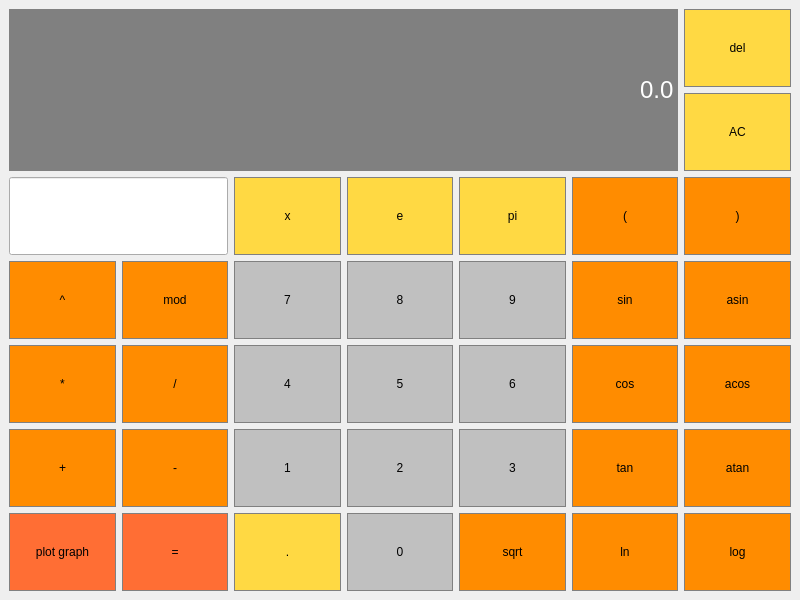
<?xml version="1.0" encoding="UTF-8"?>
<ui version="4.0">
 <class>MainWindow</class>
 <widget class="QMainWindow" name="MainWindow">
  <property name="geometry">
   <rect>
    <x>0</x>
    <y>0</y>
    <width>800</width>
    <height>600</height>
   </rect>
  </property>
  <property name="sizePolicy">
   <sizepolicy hsizetype="Preferred" vsizetype="Expanding">
    <horstretch>0</horstretch>
    <verstretch>0</verstretch>
   </sizepolicy>
  </property>
  <property name="windowTitle">
   <string>MainWindow</string>
  </property>
  <widget class="QWidget" name="centralwidget">
   <layout class="QGridLayout" name="gridLayout">
    <item row="2" column="9">
     <widget class="QPushButton" name="Button_LeftBracket">
      <property name="sizePolicy">
       <sizepolicy hsizetype="Preferred" vsizetype="Preferred">
        <horstretch>0</horstretch>
        <verstretch>0</verstretch>
       </sizepolicy>
      </property>
      <property name="styleSheet">
       <string notr="true">QPushButton {
	background-color: #FF8C00;
	border: 1px solid gray;
	padding: 5px;
}

QPushButton:pressed {
	background-color: #A9A9A9;
	border: 1px solid gray;
	padding: 5px;
}</string>
      </property>
      <property name="text">
       <string>(</string>
      </property>
     </widget>
    </item>
    <item row="6" column="6">
     <widget class="QPushButton" name="Button_4">
      <property name="sizePolicy">
       <sizepolicy hsizetype="Preferred" vsizetype="Preferred">
        <horstretch>0</horstretch>
        <verstretch>0</verstretch>
       </sizepolicy>
      </property>
      <property name="styleSheet">
       <string notr="true">QPushButton {
	background-color: #C0C0C0;
border: 1px solid gray;
padding: 5px;
}

QPushButton:pressed {
	background-color: #A9A9A9;
border: 1px solid gray;
padding: 5px;
}</string>
      </property>
      <property name="text">
       <string>4</string>
      </property>
     </widget>
    </item>
    <item row="8" column="10">
     <widget class="QPushButton" name="Button_Atan">
      <property name="sizePolicy">
       <sizepolicy hsizetype="Preferred" vsizetype="Preferred">
        <horstretch>0</horstretch>
        <verstretch>0</verstretch>
       </sizepolicy>
      </property>
      <property name="styleSheet">
       <string notr="true">QPushButton {
	background-color: #FF8C00;
	border: 1px solid gray;
	padding: 5px;
}

QPushButton:pressed {
	background-color: #A9A9A9;
	border: 1px solid gray;
	padding: 5px;
}</string>
      </property>
      <property name="text">
       <string>atan</string>
      </property>
     </widget>
    </item>
    <item row="2" column="4" colspan="2">
     <widget class="QLineEdit" name="DispX">
      <property name="sizePolicy">
       <sizepolicy hsizetype="Preferred" vsizetype="Preferred">
        <horstretch>0</horstretch>
        <verstretch>0</verstretch>
       </sizepolicy>
      </property>
      <property name="styleSheet">
       <string notr="true">font: 22pt &quot;Segoe UI&quot;;</string>
      </property>
      <property name="text">
       <string/>
      </property>
     </widget>
    </item>
    <item row="5" column="7">
     <widget class="QPushButton" name="Button_8">
      <property name="sizePolicy">
       <sizepolicy hsizetype="Preferred" vsizetype="Preferred">
        <horstretch>0</horstretch>
        <verstretch>0</verstretch>
       </sizepolicy>
      </property>
      <property name="styleSheet">
       <string notr="true">QPushButton {
	background-color: #C0C0C0;
border: 1px solid gray;
padding: 5px;
}

QPushButton:pressed {
	background-color: #A9A9A9;
border: 1px solid gray;
padding: 5px;
}</string>
      </property>
      <property name="text">
       <string>8</string>
      </property>
     </widget>
    </item>
    <item row="8" column="5">
     <widget class="QPushButton" name="Button_Sub">
      <property name="sizePolicy">
       <sizepolicy hsizetype="Preferred" vsizetype="Preferred">
        <horstretch>0</horstretch>
        <verstretch>0</verstretch>
       </sizepolicy>
      </property>
      <property name="styleSheet">
       <string notr="true">QPushButton {
	background-color: #FF8C00;
border: 1px solid gray;
padding: 5px;
}

QPushButton:pressed {
	background-color: #A9A9A9;
border: 1px solid gray;
padding: 5px;
}</string>
      </property>
      <property name="text">
       <string>-</string>
      </property>
     </widget>
    </item>
    <item row="6" column="9">
     <widget class="QPushButton" name="Button_Cos">
      <property name="sizePolicy">
       <sizepolicy hsizetype="Preferred" vsizetype="Preferred">
        <horstretch>0</horstretch>
        <verstretch>0</verstretch>
       </sizepolicy>
      </property>
      <property name="styleSheet">
       <string notr="true">QPushButton {
	background-color: #FF8C00;
	border: 1px solid gray;
	padding: 5px;
}

QPushButton:pressed {
	background-color: #A9A9A9;
	border: 1px solid gray;
	padding: 5px;
}</string>
      </property>
      <property name="text">
       <string>cos</string>
      </property>
     </widget>
    </item>
    <item row="10" column="4">
     <widget class="QPushButton" name="Button_PlotGraph">
      <property name="sizePolicy">
       <sizepolicy hsizetype="Preferred" vsizetype="Preferred">
        <horstretch>0</horstretch>
        <verstretch>0</verstretch>
       </sizepolicy>
      </property>
      <property name="styleSheet">
       <string notr="true">QPushButton {
	background-color: rgb(255, 110, 52);
	border: 1px solid gray;
	padding: 5px;
}

QPushButton:pressed {
	background-color: #A9A9A9;
	border: 1px solid gray;
	padding: 5px;
}</string>
      </property>
      <property name="text">
       <string>plot graph</string>
      </property>
     </widget>
    </item>
    <item row="10" column="9">
     <widget class="QPushButton" name="Button_NatLog">
      <property name="sizePolicy">
       <sizepolicy hsizetype="Preferred" vsizetype="Preferred">
        <horstretch>0</horstretch>
        <verstretch>0</verstretch>
       </sizepolicy>
      </property>
      <property name="styleSheet">
       <string notr="true">QPushButton {
	background-color: #FF8C00;
	border: 1px solid gray;
	padding: 5px;
}

QPushButton:pressed {
	background-color: #A9A9A9;
	border: 1px solid gray;
	padding: 5px;
}</string>
      </property>
      <property name="text">
       <string>ln</string>
      </property>
     </widget>
    </item>
    <item row="10" column="6">
     <widget class="QPushButton" name="Button_Dot">
      <property name="sizePolicy">
       <sizepolicy hsizetype="Preferred" vsizetype="Preferred">
        <horstretch>0</horstretch>
        <verstretch>0</verstretch>
       </sizepolicy>
      </property>
      <property name="styleSheet">
       <string notr="true">QPushButton {
	background-color: rgb(255, 217, 67);
	border: 1px solid gray;
	padding: 5px;
}

QPushButton:pressed {
	background-color: #A9A9A9;
	border: 1px solid gray;
	padding: 5px;
}</string>
      </property>
      <property name="text">
       <string>.</string>
      </property>
     </widget>
    </item>
    <item row="6" column="5">
     <widget class="QPushButton" name="Button_Div">
      <property name="sizePolicy">
       <sizepolicy hsizetype="Preferred" vsizetype="Preferred">
        <horstretch>0</horstretch>
        <verstretch>0</verstretch>
       </sizepolicy>
      </property>
      <property name="styleSheet">
       <string notr="true">QPushButton {
	background-color: #FF8C00;
border: 1px solid gray;
padding: 5px;
}

QPushButton:pressed {
	background-color: #A9A9A9;
border: 1px solid gray;
padding: 5px;
}</string>
      </property>
      <property name="text">
       <string>/</string>
      </property>
     </widget>
    </item>
    <item row="2" column="10">
     <widget class="QPushButton" name="Button_RightBracket">
      <property name="sizePolicy">
       <sizepolicy hsizetype="Preferred" vsizetype="Preferred">
        <horstretch>0</horstretch>
        <verstretch>0</verstretch>
       </sizepolicy>
      </property>
      <property name="styleSheet">
       <string notr="true">QPushButton {
	background-color: #FF8C00;
	border: 1px solid gray;
	padding: 5px;
}

QPushButton:pressed {
	background-color: #A9A9A9;
	border: 1px solid gray;
	padding: 5px;
}</string>
      </property>
      <property name="text">
       <string>)</string>
      </property>
     </widget>
    </item>
    <item row="6" column="7">
     <widget class="QPushButton" name="Button_5">
      <property name="sizePolicy">
       <sizepolicy hsizetype="Preferred" vsizetype="Preferred">
        <horstretch>0</horstretch>
        <verstretch>0</verstretch>
       </sizepolicy>
      </property>
      <property name="styleSheet">
       <string notr="true">QPushButton {
	background-color: #C0C0C0;
border: 1px solid gray;
padding: 5px;
}

QPushButton:pressed {
	background-color: #A9A9A9;
border: 1px solid gray;
padding: 5px;
}</string>
      </property>
      <property name="text">
       <string>5</string>
      </property>
     </widget>
    </item>
    <item row="6" column="8">
     <widget class="QPushButton" name="Button_6">
      <property name="sizePolicy">
       <sizepolicy hsizetype="Preferred" vsizetype="Preferred">
        <horstretch>0</horstretch>
        <verstretch>0</verstretch>
       </sizepolicy>
      </property>
      <property name="styleSheet">
       <string notr="true">QPushButton {
	background-color: #C0C0C0;
border: 1px solid gray;
padding: 5px;
}

QPushButton:pressed {
	background-color: #A9A9A9;
border: 1px solid gray;
padding: 5px;
}</string>
      </property>
      <property name="text">
       <string>6</string>
      </property>
     </widget>
    </item>
    <item row="2" column="8">
     <widget class="QPushButton" name="Button_pi">
      <property name="sizePolicy">
       <sizepolicy hsizetype="Preferred" vsizetype="Preferred">
        <horstretch>0</horstretch>
        <verstretch>0</verstretch>
       </sizepolicy>
      </property>
      <property name="styleSheet">
       <string notr="true">QPushButton {
	background-color: rgb(255, 217, 67);
	border: 1px solid gray;
	padding: 5px;
}

QPushButton:pressed {
	background-color: #A9A9A9;
	border: 1px solid gray;
	padding: 5px;
}</string>
      </property>
      <property name="text">
       <string>pi</string>
      </property>
     </widget>
    </item>
    <item row="6" column="10">
     <widget class="QPushButton" name="Button_Acos">
      <property name="sizePolicy">
       <sizepolicy hsizetype="Preferred" vsizetype="Preferred">
        <horstretch>0</horstretch>
        <verstretch>0</verstretch>
       </sizepolicy>
      </property>
      <property name="styleSheet">
       <string notr="true">QPushButton {
	background-color: #FF8C00;
	border: 1px solid gray;
	padding: 5px;
}

QPushButton:pressed {
	background-color: #A9A9A9;
	border: 1px solid gray;
	padding: 5px;
}</string>
      </property>
      <property name="text">
       <string>acos</string>
      </property>
     </widget>
    </item>
    <item row="8" column="4">
     <widget class="QPushButton" name="Button_Add">
      <property name="sizePolicy">
       <sizepolicy hsizetype="Preferred" vsizetype="Preferred">
        <horstretch>0</horstretch>
        <verstretch>0</verstretch>
       </sizepolicy>
      </property>
      <property name="styleSheet">
       <string notr="true">QPushButton {
	background-color: #FF8C00;
border: 1px solid gray;
padding: 5px;
}

QPushButton:pressed {
	background-color: #A9A9A9;
border: 1px solid gray;
padding: 5px;
}</string>
      </property>
      <property name="text">
       <string>+</string>
      </property>
     </widget>
    </item>
    <item row="5" column="8">
     <widget class="QPushButton" name="Button_9">
      <property name="sizePolicy">
       <sizepolicy hsizetype="Preferred" vsizetype="Preferred">
        <horstretch>0</horstretch>
        <verstretch>0</verstretch>
       </sizepolicy>
      </property>
      <property name="styleSheet">
       <string notr="true">QPushButton {
	background-color: #C0C0C0;
border: 1px solid gray;
padding: 5px;
}

QPushButton:pressed {
	background-color: #A9A9A9;
border: 1px solid gray;
padding: 5px;
}</string>
      </property>
      <property name="text">
       <string>9</string>
      </property>
     </widget>
    </item>
    <item row="0" column="4" rowspan="2" colspan="6">
     <widget class="QLineEdit" name="Display">
      <property name="sizePolicy">
       <sizepolicy hsizetype="Preferred" vsizetype="Preferred">
        <horstretch>0</horstretch>
        <verstretch>0</verstretch>
       </sizepolicy>
      </property>
      <property name="font">
       <font>
        <pointsize>18</pointsize>
       </font>
      </property>
      <property name="styleSheet">
       <string notr="true">QLineEdit {
	background-color: gray;
	border: 1px solid gray;
	color: #ffffff;
}</string>
      </property>
      <property name="text">
       <string>0.0</string>
      </property>
      <property name="alignment">
       <set>Qt::AlignRight|Qt::AlignTrailing|Qt::AlignVCenter</set>
      </property>
     </widget>
    </item>
    <item row="8" column="6">
     <widget class="QPushButton" name="Button_1">
      <property name="sizePolicy">
       <sizepolicy hsizetype="Preferred" vsizetype="Preferred">
        <horstretch>0</horstretch>
        <verstretch>0</verstretch>
       </sizepolicy>
      </property>
      <property name="styleSheet">
       <string notr="true">QPushButton {
	background-color: #C0C0C0;
	border: 1px solid gray;
	padding: 5px;
}

QPushButton:pressed {
	background-color: #A9A9A9;
	border: 1px solid gray;
	padding: 5px;
}</string>
      </property>
      <property name="text">
       <string>1</string>
      </property>
     </widget>
    </item>
    <item row="10" column="10">
     <widget class="QPushButton" name="Button_Log">
      <property name="sizePolicy">
       <sizepolicy hsizetype="Preferred" vsizetype="Preferred">
        <horstretch>0</horstretch>
        <verstretch>0</verstretch>
       </sizepolicy>
      </property>
      <property name="styleSheet">
       <string notr="true">QPushButton {
	background-color: #FF8C00;
	border: 1px solid gray;
	padding: 5px;
}

QPushButton:pressed {
	background-color: #A9A9A9;
	border: 1px solid gray;
	padding: 5px;
}</string>
      </property>
      <property name="text">
       <string>log</string>
      </property>
     </widget>
    </item>
    <item row="1" column="10">
     <widget class="QPushButton" name="Button_Clear">
      <property name="sizePolicy">
       <sizepolicy hsizetype="Preferred" vsizetype="Preferred">
        <horstretch>0</horstretch>
        <verstretch>0</verstretch>
       </sizepolicy>
      </property>
      <property name="styleSheet">
       <string notr="true">QPushButton {
	background-color: rgb(255, 217, 67);
	border: 1px solid gray;
	padding: 5px;
}

QPushButton:pressed {
	background-color: #A9A9A9;
	border: 1px solid gray;
	padding: 5px;
}</string>
      </property>
      <property name="text">
       <string>AC</string>
      </property>
     </widget>
    </item>
    <item row="8" column="7">
     <widget class="QPushButton" name="Button_2">
      <property name="sizePolicy">
       <sizepolicy hsizetype="Preferred" vsizetype="Preferred">
        <horstretch>0</horstretch>
        <verstretch>0</verstretch>
       </sizepolicy>
      </property>
      <property name="styleSheet">
       <string notr="true">QPushButton {
	background-color: #C0C0C0;
	border: 1px solid gray;
	padding: 5px;
}

QPushButton:pressed {
	background-color: #A9A9A9;
	border: 1px solid gray;
	padding: 5px;
}</string>
      </property>
      <property name="text">
       <string>2</string>
      </property>
     </widget>
    </item>
    <item row="6" column="4">
     <widget class="QPushButton" name="Button_Mul">
      <property name="sizePolicy">
       <sizepolicy hsizetype="Preferred" vsizetype="Preferred">
        <horstretch>0</horstretch>
        <verstretch>0</verstretch>
       </sizepolicy>
      </property>
      <property name="styleSheet">
       <string notr="true">QPushButton {
	background-color: #FF8C00;
border: 1px solid gray;
padding: 5px;
}

QPushButton:pressed {
	background-color: #A9A9A9;
border: 1px solid gray;
padding: 5px;
}</string>
      </property>
      <property name="text">
       <string>*</string>
      </property>
     </widget>
    </item>
    <item row="5" column="4">
     <widget class="QPushButton" name="Button_Degree">
      <property name="sizePolicy">
       <sizepolicy hsizetype="Preferred" vsizetype="Preferred">
        <horstretch>0</horstretch>
        <verstretch>0</verstretch>
       </sizepolicy>
      </property>
      <property name="styleSheet">
       <string notr="true">QPushButton {
	background-color: #FF8C00;
border: 1px solid gray;
padding: 5px;
}

QPushButton:pressed {
	background-color: #A9A9A9;
border: 1px solid gray;
padding: 5px;
}</string>
      </property>
      <property name="text">
       <string>^</string>
      </property>
     </widget>
    </item>
    <item row="5" column="9">
     <widget class="QPushButton" name="Button_Sin">
      <property name="sizePolicy">
       <sizepolicy hsizetype="Preferred" vsizetype="Preferred">
        <horstretch>0</horstretch>
        <verstretch>0</verstretch>
       </sizepolicy>
      </property>
      <property name="styleSheet">
       <string notr="true">QPushButton {
	background-color: #FF8C00;
	border: 1px solid gray;
	padding: 5px;
}

QPushButton:pressed {
	background-color: #A9A9A9;
	border: 1px solid gray;
	padding: 5px;
}</string>
      </property>
      <property name="text">
       <string>sin</string>
      </property>
     </widget>
    </item>
    <item row="2" column="6">
     <widget class="QPushButton" name="Button_X">
      <property name="sizePolicy">
       <sizepolicy hsizetype="Preferred" vsizetype="Preferred">
        <horstretch>0</horstretch>
        <verstretch>0</verstretch>
       </sizepolicy>
      </property>
      <property name="styleSheet">
       <string notr="true">QPushButton {
	background-color: rgb(255, 217, 67);
	border: 1px solid gray;
	padding: 5px;
}

QPushButton:pressed {
	background-color: #A9A9A9;
	border: 1px solid gray;
	padding: 5px;
}</string>
      </property>
      <property name="text">
       <string>x</string>
      </property>
     </widget>
    </item>
    <item row="5" column="10">
     <widget class="QPushButton" name="Button_Asin">
      <property name="sizePolicy">
       <sizepolicy hsizetype="Preferred" vsizetype="Preferred">
        <horstretch>0</horstretch>
        <verstretch>0</verstretch>
       </sizepolicy>
      </property>
      <property name="styleSheet">
       <string notr="true">QPushButton {
	background-color: #FF8C00;
	border: 1px solid gray;
	padding: 5px;
}

QPushButton:pressed {
	background-color: #A9A9A9;
	border: 1px solid gray;
	padding: 5px;
}</string>
      </property>
      <property name="text">
       <string>asin</string>
      </property>
     </widget>
    </item>
    <item row="8" column="9">
     <widget class="QPushButton" name="Button_Tan">
      <property name="sizePolicy">
       <sizepolicy hsizetype="Preferred" vsizetype="Preferred">
        <horstretch>0</horstretch>
        <verstretch>0</verstretch>
       </sizepolicy>
      </property>
      <property name="styleSheet">
       <string notr="true">QPushButton {
	background-color: #FF8C00;
	border: 1px solid gray;
	padding: 5px;
}

QPushButton:pressed {
	background-color: #A9A9A9;
	border: 1px solid gray;
	padding: 5px;
}</string>
      </property>
      <property name="text">
       <string>tan</string>
      </property>
     </widget>
    </item>
    <item row="5" column="6">
     <widget class="QPushButton" name="Button_7">
      <property name="sizePolicy">
       <sizepolicy hsizetype="Preferred" vsizetype="Preferred">
        <horstretch>0</horstretch>
        <verstretch>0</verstretch>
       </sizepolicy>
      </property>
      <property name="styleSheet">
       <string notr="true">QPushButton {
	background-color: #C0C0C0;
	border: 1px solid gray;
	padding: 5px;
}

QPushButton:pressed {
	background-color: #A9A9A9;
	border: 1px solid gray;
	padding: 5px;
}</string>
      </property>
      <property name="text">
       <string>7</string>
      </property>
     </widget>
    </item>
    <item row="10" column="5">
     <widget class="QPushButton" name="Button_Equal">
      <property name="sizePolicy">
       <sizepolicy hsizetype="Preferred" vsizetype="Preferred">
        <horstretch>0</horstretch>
        <verstretch>0</verstretch>
       </sizepolicy>
      </property>
      <property name="styleSheet">
       <string notr="true">QPushButton {
	background-color: rgb(255, 110, 52);
	border: 1px solid gray;
	padding: 5px;
}

QPushButton:pressed {
	background-color: #A9A9A9;
	border: 1px solid gray;
	padding: 5px;
}</string>
      </property>
      <property name="text">
       <string>=</string>
      </property>
     </widget>
    </item>
    <item row="10" column="7">
     <widget class="QPushButton" name="Button_0">
      <property name="sizePolicy">
       <sizepolicy hsizetype="Preferred" vsizetype="Preferred">
        <horstretch>0</horstretch>
        <verstretch>0</verstretch>
       </sizepolicy>
      </property>
      <property name="styleSheet">
       <string notr="true">QPushButton {
	background-color: #C0C0C0;
border: 1px solid gray;
padding: 5px;
}

QPushButton:pressed {
	background-color: #A9A9A9;
border: 1px solid gray;
padding: 5px;
}</string>
      </property>
      <property name="text">
       <string>0</string>
      </property>
     </widget>
    </item>
    <item row="0" column="10">
     <widget class="QPushButton" name="Button_Delet">
      <property name="sizePolicy">
       <sizepolicy hsizetype="Preferred" vsizetype="Preferred">
        <horstretch>0</horstretch>
        <verstretch>0</verstretch>
       </sizepolicy>
      </property>
      <property name="styleSheet">
       <string notr="true">QPushButton {
	background-color: rgb(255, 217, 67);
	border: 1px solid gray;
	padding: 5px;
}

QPushButton:pressed {
	background-color: #A9A9A9;
	border: 1px solid gray;
	padding: 5px;
}</string>
      </property>
      <property name="text">
       <string>del</string>
      </property>
     </widget>
    </item>
    <item row="2" column="7">
     <widget class="QPushButton" name="Button_e">
      <property name="sizePolicy">
       <sizepolicy hsizetype="Preferred" vsizetype="Preferred">
        <horstretch>0</horstretch>
        <verstretch>0</verstretch>
       </sizepolicy>
      </property>
      <property name="styleSheet">
       <string notr="true">QPushButton {
	background-color: rgb(255, 217, 67);
	border: 1px solid gray;
	padding: 5px;
}

QPushButton:pressed {
	background-color: #A9A9A9;
	border: 1px solid gray;
	padding: 5px;
}</string>
      </property>
      <property name="text">
       <string>e</string>
      </property>
     </widget>
    </item>
    <item row="8" column="8">
     <widget class="QPushButton" name="Button_3">
      <property name="sizePolicy">
       <sizepolicy hsizetype="Preferred" vsizetype="Preferred">
        <horstretch>0</horstretch>
        <verstretch>0</verstretch>
       </sizepolicy>
      </property>
      <property name="styleSheet">
       <string notr="true">QPushButton {
	background-color: #C0C0C0;
border: 1px solid gray;
padding: 5px;
}

QPushButton:pressed {
	background-color: #A9A9A9;
border: 1px solid gray;
padding: 5px;
}</string>
      </property>
      <property name="text">
       <string>3</string>
      </property>
     </widget>
    </item>
    <item row="5" column="5">
     <widget class="QPushButton" name="Button_Mod">
      <property name="sizePolicy">
       <sizepolicy hsizetype="Preferred" vsizetype="Preferred">
        <horstretch>0</horstretch>
        <verstretch>0</verstretch>
       </sizepolicy>
      </property>
      <property name="styleSheet">
       <string notr="true">QPushButton {
	background-color: #FF8C00;
	border: 1px solid gray;
	padding: 5px;
}

QPushButton:pressed {
	background-color: #A9A9A9;
	border: 1px solid gray;
	padding: 5px;
}</string>
      </property>
      <property name="text">
       <string>mod</string>
      </property>
     </widget>
    </item>
    <item row="10" column="8">
     <widget class="QPushButton" name="Button_Sqrt">
      <property name="sizePolicy">
       <sizepolicy hsizetype="Preferred" vsizetype="Preferred">
        <horstretch>0</horstretch>
        <verstretch>0</verstretch>
       </sizepolicy>
      </property>
      <property name="styleSheet">
       <string notr="true">QPushButton {
	background-color: #FF8C00;
	border: 1px solid gray;
	padding: 5px;
}

QPushButton:pressed {
	background-color: #A9A9A9;
	border: 1px solid gray;
	padding: 5px;
}</string>
      </property>
      <property name="text">
       <string>sqrt</string>
      </property>
     </widget>
    </item>
   </layout>
  </widget>
 </widget>
 <resources/>
 <connections/>
</ui>
